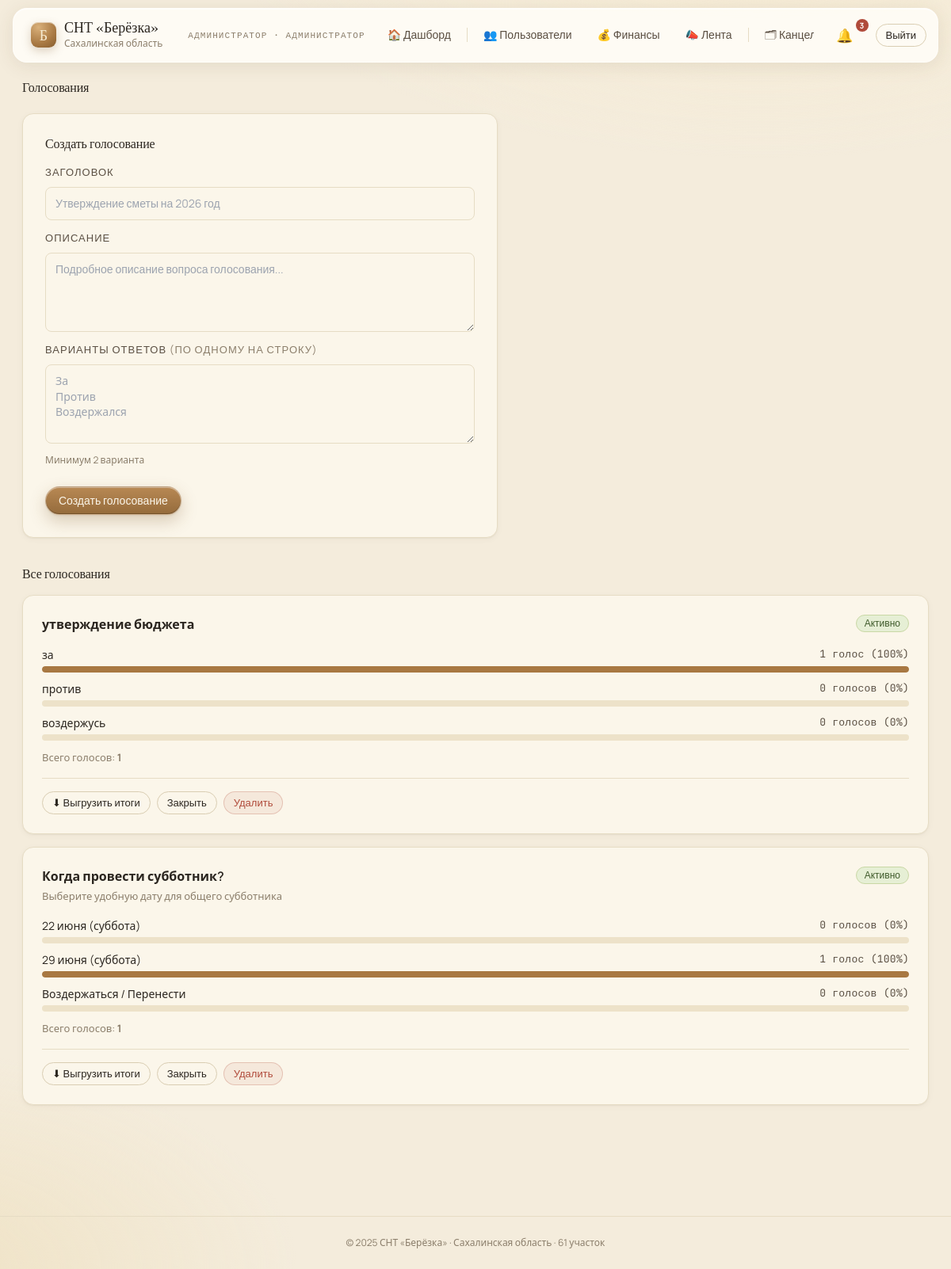
The page /admin/votes (signed in) on the database its author committed.
### tables this page shows
CREATE TABLE `votes` (
  `id` int(11) NOT NULL AUTO_INCREMENT,
  `title` varchar(255) NOT NULL,
  `description` text DEFAULT NULL,
  `status` enum('draft','active','closed') DEFAULT 'draft',
  `created_by` int(11) NOT NULL,
  `created_at` timestamp NOT NULL DEFAULT current_timestamp(),
  `started_at` timestamp NULL DEFAULT NULL,
  `ended_at` timestamp NULL DEFAULT NULL,
  `results_visible` tinyint(1) DEFAULT 0 COMMENT 'Видны ли результаты',
  PRIMARY KEY (`id`),
  KEY `created_by` (`created_by`),
  KEY `idx_status` (`status`),
  KEY `idx_created` (`created_at`),
  CONSTRAINT `votes_ibfk_1` FOREIGN KEY (`created_by`) REFERENCES `users` (`id`)
);

CREATE TABLE `votes_options` (
  `id` int(11) NOT NULL AUTO_INCREMENT,
  `vote_id` int(11) NOT NULL,
  `option_text` varchar(255) NOT NULL,
  `vote_count` int(11) DEFAULT 0,
  PRIMARY KEY (`id`),
  KEY `idx_vote` (`vote_id`),
  CONSTRAINT `votes_options_ibfk_1` FOREIGN KEY (`vote_id`) REFERENCES `votes` (`id`) ON DELETE CASCADE
);

### utils.php (called while the page is built, shortened)
<?php
function renderTemplate(string $page, array $data = []): void
{
    include BASE_PATH . '/templates/layout.html.php';
}

### src/controllers/AdminVoteController.php (called while the page is built, shortened)
<?php
class AdminVoteController
{
    public static function votes(): void
    {
        $votes = Vote::all();
        renderTemplate('admin/votes', compact('votes') + ['flash' => getFlash()]);
    }
}

### public/index.php (called while the page is built, shortened)
<?php
require_once BASE_PATH . '/router.php';

### src/models/Vote.php (called while the page is built, shortened)
<?php
class Vote {
    public static function all(): array {
        $db = DatabaseConnection::get();
        $result = $db->query("SELECT v.*, (SELECT COUNT(*) FROM votes_participants vp WHERE vp.vote_id = v.id) AS total_votes FROM votes v ORDER BY v.created_at DESC");
        $votes = [];
        while ($row = $result->fetch_assoc()) {
            $voteId = (int)$row['id'];
            $stmt = $db->prepare("SELECT * FROM votes_options WHERE vote_id = ?");
            $stmt->bind_param('i', $voteId);
            $stmt->execute();
            $opts = $stmt->get_result();
            $row['options'] = [];
            while ($opt = $opts->fetch_assoc()) $row['options'][] = $opt;
            $votes[] = $row;
        }
        return $votes;
    }
}

### templates/pages/admin/votes.html.php (the view, shortened to what this page needs)
<div class="fade-up">
  <h2 style="margin-bottom:24px;color:var(--ink)">Голосования</h2>
  <div class="card" style="padding:28px;max-width:600px;margin-bottom:36px">
    <h3 style="margin:0 0 20px;color:var(--ink);font-size:16px">Создать голосование</h3>
    <form method="POST" action="/admin/votes">
      <div class="field" style="margin-bottom:16px">
        <label style="display:block;font-size:13px;color:var(--ink-soft);margin-bottom:6px;font-weight:500">Заголовок</label>
        <input type="text" name="title" required placeholder="Утверждение сметы на 2026 год"
          style="width:100%;border:1px solid var(--border,#e5e7eb);border-radius:8px;padding:10px 12px;font-size:14px;color:var(--ink);background:var(--paper,#fff);box-sizing:border-box">
      </div>
      <div class="field" style="margin-bottom:16px">
        <label style="display:block;font-size:13px;color:var(--ink-soft);margin-bottom:6px;font-weight:500">Описание</label>
        <textarea name="description" rows="3" placeholder="Подробное описание вопроса голосования..."
          style="width:100%;border:1px solid var(--border,#e5e7eb);border-radius:8px;padding:10px 12px;font-size:14px;color:var(--ink);background:var(--paper,#fff);resize:vertical;box-sizing:border-box"></textarea>
      </div>
      <div class="field" style="margin-bottom:24px">
        <label style="display:block;font-size:13px;color:var(--ink-soft);margin-bottom:6px;font-weight:500">Варианты ответов <span style="color:var(--ink-mute);font-weight:400">(по одному на строку)</span></label>
        <textarea name="options" rows="4" required placeholder="За&#10;Против&#10;Воздержался"
          style="width:100%;border:1px solid var(--border,#e5e7eb);border-radius:8px;padding:10px 12px;font-size:14px;color:var(--ink);background:var(--paper,#fff);resize:vertical;box-sizing:border-box;font-family:inherit"></textarea>
        <div style="font-size:12px;color:var(--ink-mute);margin-top:6px">Минимум 2 варианта</div>
      </div>
      <button type="submit" class="btn primary">Создать голосование</button>
    </form>
  </div>
  <h3 style="margin-bottom:16px;color:var(--ink)">Все голосования</h3>
  <?php if (empty($votes)): ?>
    <div class="card" style="padding:32px;text-align:center;color:var(--ink-mute)">Нет голосований</div>
  <?php else: ?>
    <div style="display:flex;flex-direction:column;gap:16px">
      <?php foreach ($votes as $v): ?>
        <?php
          $options    = $v['options'] ?? [];
          $totalVotes = array_sum(array_column($options, 'vote_count'));
          $isActive   = ($v['status'] ?? '') === 'active';
        ?>
        <div class="card" style="padding:24px">
          <div style="display:flex;align-items:flex-start;justify-content:space-between;gap:12px;margin-bottom:16px">
            <div>
              <div style="font-weight:600;color:var(--ink);font-size:16px"><?= htmlspecialchars($v['title']) ?></div>
              <?php if (!empty($v['description'])): ?>
                <div style="font-size:13px;color:var(--ink-mute);margin-top:4px"><?= htmlspecialchars($v['description']) ?></div>
              <?php endif ?>
            </div>
            <div style="display:flex;align-items:center;gap:8px;flex-shrink:0">
              <?php if ($isActive): ?>
                <span class="pill good">Активно</span>
              <?php else: ?>
                <span class="pill bad">Закрыто</span>
              <?php endif ?>
            </div>
          </div>
          <?php if (!empty($options)): ?>
            <div style="display:flex;flex-direction:column;gap:10px">
              <?php foreach ($options as $opt): ?>
                <?php
                  $count = (int)($opt['vote_count'] ?? 0);
                  $pct   = $totalVotes > 0 ? round($count / $totalVotes * 100) : 0;
                ?>
                <div>
                  <div style="display:flex;justify-content:space-between;margin-bottom:4px">
                    <span style="font-size:14px;color:var(--ink)"><?= htmlspecialchars($opt['text'] ?? $opt['option_text'] ?? '') ?></span>
                    <span style="font-size:13px;color:var(--ink-soft)" class="mono"><?= $count ?> голос<?= $count === 1 ? '' : ($count >= 2 && $count <= 4 ? 'а' : 'ов') ?> (<?= $pct ?>%)</span>
                  </div>
                  <div style="background:var(--bg-warm,#f3f4f6);border-radius:999px;height:8px;overflow:hidden">
                    <div style="width:<?= $pct ?>%;height:100%;border-radius:999px;background:var(--accent);transition:width .3s"></div>
                  </div>
                </div>
              <?php endforeach ?>
            </div>
            <div style="margin-top:12px;font-size:13px;color:var(--ink-mute)">Всего голосов: <strong><?= $totalVotes ?></strong></div>
          <?php else: ?>
            <div style="font-size:13px;color:var(--ink-mute)">Ещё нет голосов</div>
          <?php endif ?>
          <div style="display:flex;gap:8px;margin-top:16px;padding-top:16px;border-top:1px solid var(--border,#e5e7eb)">
            <a href="/admin/votes/export?id=<?= (int)$v['id'] ?>" class="btn sm ghost">⬇ Выгрузить итоги</a>
            <?php if ($isActive): ?>
              <form method="POST" action="/admin/votes/close" style="display:inline">
                <button type="submit" class="btn sm ghost">Закрыть</button>
              </form>
            <?php endif ?>
            <form method="POST" action="/admin/votes/delete" style="display:inline"
                  onsubmit="return confirm('Удалить голосование «<?= htmlspecialchars(addslashes($v['title']), ENT_QUOTES) ?>»? Это действие необратимо.')">
              <button type="submit" class="btn sm danger">Удалить</button>
            </form>
          </div>
        </div>
      <?php endforeach ?>
    </div>
  <?php endif ?>
</div>

### public/css/style.css (style rules this page uses)
:root { --bg: #f4ecdc; --bg-soft: #f9f3e6; --bg-warm: #ede2c9; --paper: #fbf6ea; --ink: #2b2620; --ink-soft: #5a4f43; --ink-mute: #8b7e6b; --line: #d9cdb2; --line-soft: #e6dcc4; --accent: #a87842; --accent-deep: #7a5429; --good: #6b8a4e; --warn: #b86b3a; --bad: #b04a3a; --shadow-1: 0 1px 2px rgba(82,60,30,.06), 0 2px 8px rgba(82,60,30,.04); --shadow-2: 0 4px 16px rgba(82,60,30,.08), 0 1px 2px rgba(82,60,30,.05); --radius: 14px; --radius-sm: 10px; }
*, *::before, *::after { box-sizing: border-box; }
html, body { margin: 0; padding: 0; background: var(--bg); color: var(--ink); font-family: 'Manrope', system-ui, sans-serif; -webkit-font-smoothing: antialiased; }
body { background: radial-gradient(1200px 600px at 80% -10%, #f7ecd3 0%, transparent 60%), radial-gradient(900px 500px at -10% 100%, #efe2c4 0%, transparent 55%), var(--bg); min-height: 100vh; }
h1, h2, h3, h4 { font-family: 'Fraunces', Georgia, serif; font-weight: 500; letter-spacing: -0.01em; margin: 0; color: var(--ink); }
h2 { font-size: 28px; line-height: 1.15; }
h3 { font-size: 20px; line-height: 1.2; }
a { color: var(--accent-deep); text-decoration: none; }
.mono { font-family: 'JetBrains Mono', ui-monospace, monospace; font-size: 12px; letter-spacing: 0.02em; }
.card { background: var(--paper); border: 1px solid var(--line-soft); border-radius: var(--radius); box-shadow: var(--shadow-1); }
.btn { display: inline-flex; align-items: center; gap: 8px; padding: 10px 16px; border-radius: 999px; font: 500 14px/1 'Manrope', sans-serif; color: var(--ink); cursor: pointer; background: linear-gradient(180deg, rgba(255,253,247,.85), rgba(248,238,217,.65)); border: 1px solid rgba(255,255,255,.7); backdrop-filter: blur(10px) saturate(140%); -webkit-backdrop-filter: blur(10px) saturate(140%); box-shadow: inset 0 1px 0 rgba(255,255,255,.85), inset 0 -1px 0 rgba(170,130,70,.18), 0 1px 2px rgba(82,60,30,.06), 0 6px 16px rgba(82,60,30,.06); transition: transform .18s ease, box-shadow .18s ease; user-select: none; text-decoration: none; }
.btn.primary { color: var(--paper); background: linear-gradient(180deg, rgba(180,130,75,.95), rgba(140,95,45,.92)); border: 1px solid rgba(255,255,255,.35); box-shadow: inset 0 1px 0 rgba(255,255,255,.4), inset 0 -1px 0 rgba(60,40,15,.4), 0 1px 2px rgba(82,60,30,.1), 0 8px 20px rgba(120,80,30,.25); }
.btn.ghost { background: transparent; border: 1px solid var(--line); box-shadow: none; backdrop-filter: none; }
.btn.danger { color: var(--bad); background: rgba(176,74,58,.08); border: 1px solid rgba(176,74,58,.25); box-shadow: none; backdrop-filter: none; }
.btn.sm { padding: 7px 12px; font-size: 13px; }
.pill { display: inline-flex; align-items: center; gap: 6px; padding: 4px 10px; border-radius: 999px; font: 500 12px/1 'Manrope', sans-serif; background: var(--bg-warm); color: var(--ink-soft); border: 1px solid var(--line-soft); }
.pill.good { background: #e6efd5; color: #3e5a2a; border-color: #c9d8a5; }
.fade-up { animation: fadeUp .45s cubic-bezier(.2,.7,.2,1) both; }
.field { display: flex; flex-direction: column; gap: 6px; }
.field label { font: 500 12px/1 'Manrope', sans-serif; text-transform: uppercase; letter-spacing: .08em; color: var(--ink-mute); }
.field input, .field textarea, .field select { font: 400 14px/1.4 'Manrope', sans-serif; color: var(--ink); background: var(--paper); border: 1px solid var(--line); border-radius: 10px; padding: 10px 12px; outline: none; transition: border-color .18s ease, box-shadow .18s ease; width: 100%; }
.field textarea { resize: vertical; min-height: 100px; }
:root { --border: var(--line-soft); --good-soft: #e6efd5; --bad-soft: #f5d5cc; --warn-soft: #f6e3c8; --accent-soft: #f7ecd3; }
h1, h2, h3, h4, p, td, th, .kpi .value { overflow-wrap: break-word; word-break: break-word; }

### rows shown on the page
votes: title "утверждение бюджета", status "Активно", totalVotes "1"
votes_options: option_text "за", vote_count "1", vote_count "100"
votes_options: option_text "против", vote_count "0", shows "ов"
votes_options: option_text "воздержусь", vote_count "0", shows "ов"
votes: title "Когда провести субботник?", description "Выберите удобную дату для общего субботника", status "Активно", totalVotes "1"
votes_options: option_text "22 июня (суббота)", vote_count "0", shows "ов"
votes_options: option_text "29 июня (суббота)", vote_count "1", vote_count "100"
votes_options: option_text "Воздержаться / Перенести", vote_count "0", shows "ов"

### other values the page prints
$_SESSION['user']['full_name'] "АДМИНИСТРАТОР"
$roleLabel "АДМИНИСТРАТОР"
$unread "3"
